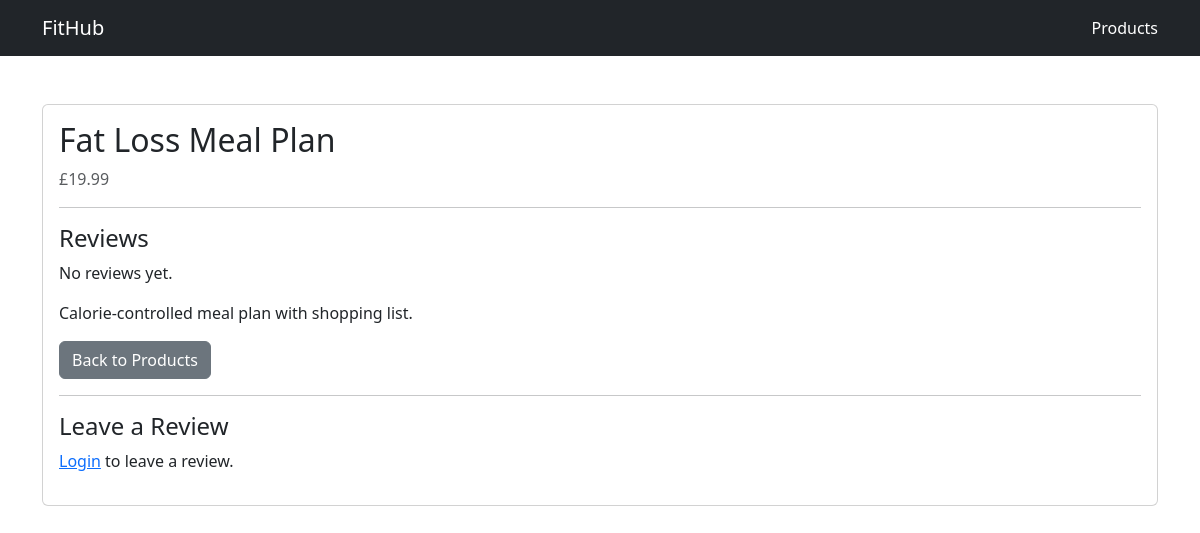
Screenshot of /products/2/ with the database file from the repository.
### products/models.py (models this page shows, shortened)
class Product(models.Model):
    name = models.CharField(max_length=100)
    description = models.TextField()
    price = models.DecimalField(
        max_digits=6,
        decimal_places=2
    )
    is_premium = models.BooleanField(default=False)
    image_url = models.URLField(max_length=1024, null=True, blank=True)
    image = models.ImageField(null=True, blank=True)
    category = models.ForeignKey(Category, on_delete=models.CASCADE, related_name='products', null=True, blank=True)
    created_at = models.DateTimeField(default=timezone.now)
    class Meta:
        verbose_name_plural = "Products"
        ordering = ['name']

### products/views.py (the view)
# urls.py: path('<int:pk>/', ProductDetailView.as_view(), name='product_detail'),
class ProductDetailView(DetailView):
    model = Product
    template_name = "products/product_detail.html"
    context_object_name = "product"
    def get_context_data(self, **kwargs):
        context = super().get_context_data(**kwargs)
        context['form'] = ReviewForm()
        return context

### products/templates/products/product_detail.html (shortened to what this page needs)
{% extends "base.html" %}
{% block content %}
<div class="container mt-5">
    <div class="card">
        <div class="card-body">
            <h2>{{ product.name }}</h2>
            <p class="text-muted">£{{ product.price }}</p>
            <hr>
            <h4>Reviews</h4>
            {% if product.reviews.all %}
                {% for review in product.reviews.all %}
                    <div class="mb-3">
                        <strong>{{ review.user.username }}</strong>
                        <span>⭐ {{ review.rating }}/5</span>
                        <p>{{ review.comment }}</p>
                        <small>{{ review.created_at }}</small>
                    </div>
                {% endfor %}
            {% else %}
                <p>No reviews yet.</p>
            {% endif %}
            <p class="mt-3">{{ product.description }}</p>
            <a href="{% url 'product_list' %}" class="btn btn-secondary">
                Back to Products
            </a>
            <hr>
            <h4>Leave a Review</h4>
            {% if user.is_authenticated %}
                <form method="post" action="{% url 'add_review' product.pk %}">
                    {% csrf_token %}
                    {{ form.as_p }}
                    <button type="submit" class="btn btn-primary">
                        Submit Review
                    </button>
                </form>
            {% else %}
                <p>
                    <a href="{% url 'login' %}">Login</a> to leave a review.
                </p>
            {% endif %}
        </div>
    </div>
</div>
{% endblock %}

### rows the page displays
Product: name "Fat Loss Meal Plan", price "19.99", description "Calorie-controlled meal plan with shopping list."
